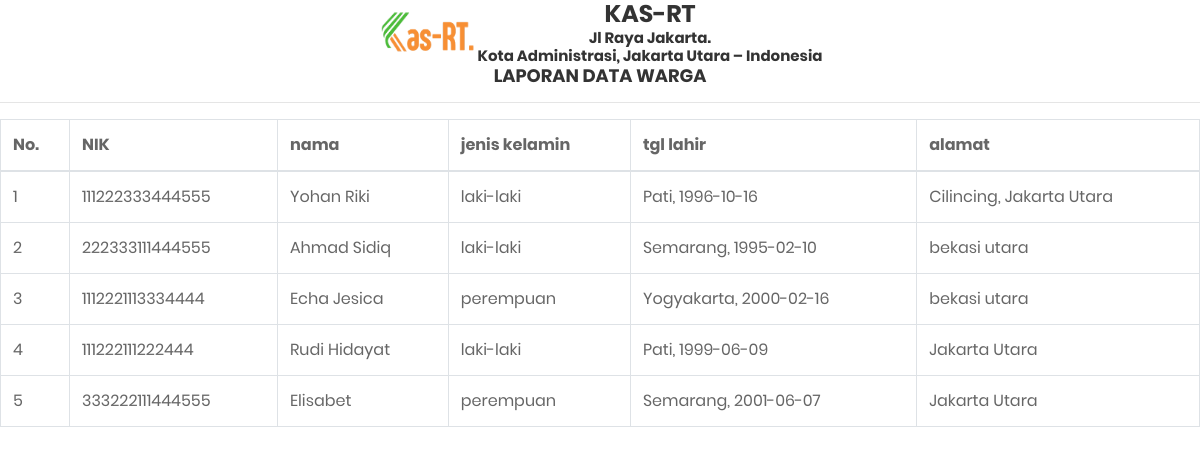
The app's page /index.php/warga/lapWarga with its own data.
### tables this page shows
CREATE TABLE `data_warga` (
  `idWarga` int(11) NOT NULL,
  `nik` varchar(50) NOT NULL,
  `nama` varchar(50) NOT NULL,
  `jekel` varchar(20) NOT NULL,
  `tempat_lahir` varchar(20) NOT NULL,
  `tanggal_lahir` date NOT NULL,
  `alamat` text NOT NULL
);

### application/controllers/Warga.php (called while the page is built, shortened)
<?php
class Warga extends CI_Controller
{
	public function lapWarga()
	{
		$data['judul'] = 'Laporan Data Warga';
		$data['query'] = $this->m_kas->getWarga();
		$data['konten'] = 'lap_warga';
		$this->load->view('laporan/lap_warga', $data);
	}
}

### index.php (called while the page is built, shortened)
<?php
require_once BASEPATH.'core/CodeIgniter.php';

### application/models/M_kas.php (called while the page is built, shortened)
<?php
class M_kas extends CI_Model
{
	public function getWarga($idWarga = '')
	{
		if ($idWarga) {
			return $this->db->get('data_warga', ['idWarga' => $idWarga])->row_array();
		} else {
			return $this->db->get('data_warga')->result();
		}
	}
}

### application/views/laporan/lap_warga.php (the view, shortened to what this page needs)
<!DOCTYPE html>
<html>
<head>
    <link href="<?= base_url();?>assets/css/font-face.css" rel="stylesheet" media="all">
    <link href="<?= base_url();?>assets/vendor/font-awesome-4.7/css/font-awesome.min.css" rel="stylesheet" media="all">
    <link href="<?= base_url();?>assets/vendor/font-awesome-5/css/fontawesome-all.min.css" rel="stylesheet" media="all">
    <link href="<?= base_url();?>assets/vendor/mdi-font/css/material-design-iconic-font.min.css" rel="stylesheet" media="all">
    <link href="<?= base_url();?>assets/vendor/bootstrap-4.1/bootstrap.min.css" rel="stylesheet" media="all">
    <link href="<?= base_url();?>assets/vendor/animsition/animsition.min.css" rel="stylesheet" media="all">
    <link href="<?= base_url();?>assets/vendor/bootstrap-progressbar/bootstrap-progressbar-3.3.4.min.css" rel="stylesheet" media="all">
    <link href="<?= base_url();?>assets/vendor/wow/animate.css" rel="stylesheet" media="all">
    <link href="<?= base_url();?>assets/vendor/css-hamburgers/hamburgers.min.css" rel="stylesheet" media="all">
    <link href="<?= base_url();?>assets/vendor/slick/slick.css" rel="stylesheet" media="all">
    <link href="<?= base_url();?>assets/vendor/select2/select2.min.css" rel="stylesheet" media="all">
    <link href="<?= base_url();?>assets/vendor/perfect-scrollbar/perfect-scrollbar.css" rel="stylesheet" media="all">
    <link href="<?= base_url();?>assets/css/theme.css" rel="stylesheet" media="all">
</head>
<body onload="print()">
	<center>
		<table>
			<tr>
				<td>
				<img src="<?= base_url();?>assets/icon-home.png" style="width: 100px; height: 50px;">
				</td>
				<td>
					<center>
					<h3>KAS-RT</h3>
					<h5>Jl Raya Jakarta.</h5>
					<h5>Kota Administrasi, Jakarta Utara – Indonesia</h5>
					</center>
				</td>
			</tr>
		</table>
		<h4>LAPORAN DATA WARGA</h4>
	</center>
	<hr>
	<table class="table table-bordered">
		<thead>
			<tr>
				<th>No.</th>
				<th>NIK</th>
                <th>nama</th>
                <th>jenis kelamin</th>
                <th>tgl lahir</th>
                <th>alamat</th>
			</tr>
		</thead>
		<tbody>
			<?php
			$no = 1;
			foreach ($query as $row) {
			 ?>
			<tr>
				<td><?= $no++;?></td>
				<td><?= $row->nik;?></td>
				<td><?= $row->nama;?></td>
				<td><?= $row->jekel;?></td>
				<td><?= $row->tempat_lahir;?>, <?= $row->tanggal_lahir;?></td>
				<td><?= $row->alamat;?></td>
			</tr>
			<?php } ?>
		</tbody>
	</table>
</body>
</html>

### records on screen
data_warga: nik "111222333444555", nama "Yohan Riki", jekel "laki-laki", tempat_lahir "Pati", tanggal_lahir "1996-10-16", alamat "Cilincing, Jakarta Utara"
data_warga: nik "222333111444555", nama "Ahmad Sidiq", jekel "laki-laki", tempat_lahir "Semarang", tanggal_lahir "1995-02-10", alamat "bekasi utara"
data_warga: nik "1112221113334444", nama "Echa Jesica", jekel "perempuan", tempat_lahir "Yogyakarta", tanggal_lahir "2000-02-16", alamat "bekasi utara"
data_warga: nik "111222111222444", nama "Rudi Hidayat", jekel "laki-laki", tempat_lahir "Pati", tanggal_lahir "1999-06-09", alamat "Jakarta Utara"
data_warga: nik "333222111444555", nama "Elisabet", jekel "perempuan", tempat_lahir "Semarang", tanggal_lahir "2001-06-07", alamat "Jakarta Utara"
